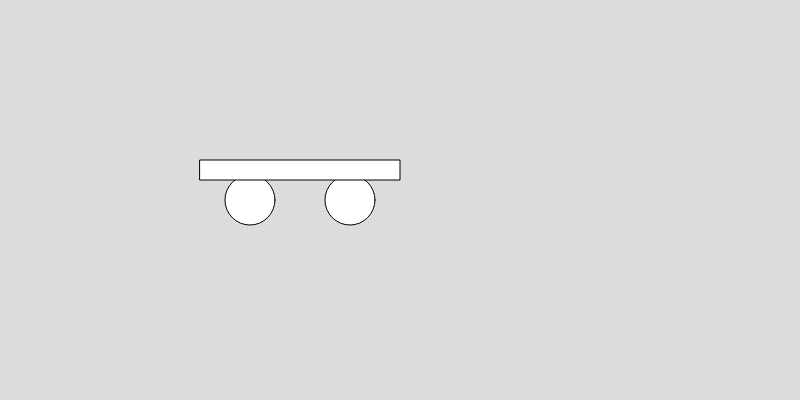
Frame 1 (no input)
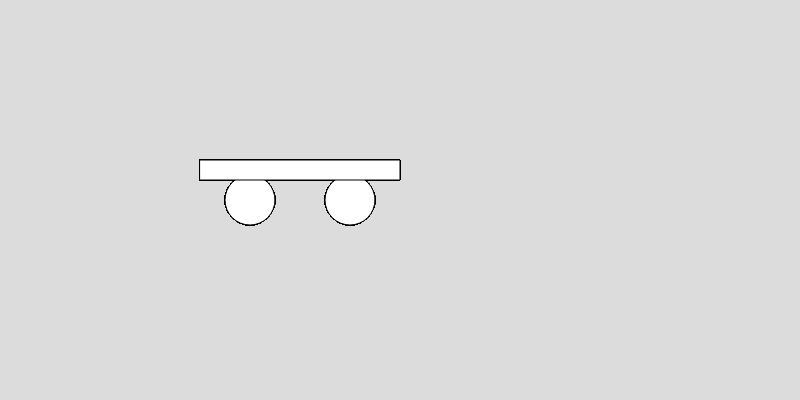
Frame 60 (no input)
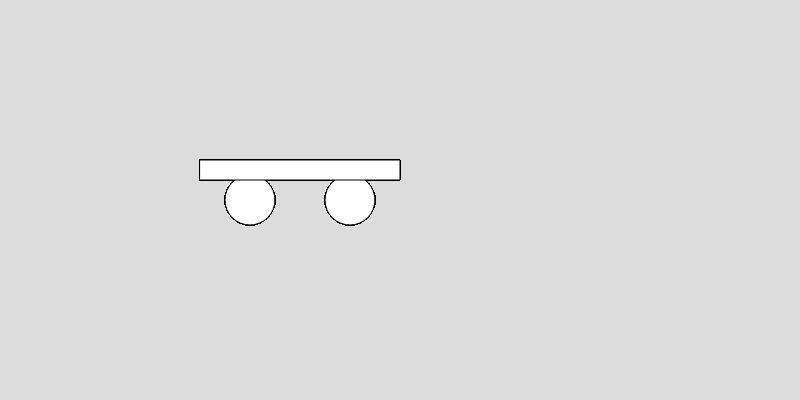
Frame 120 (the mouse pressed at the canvas centre since frame 60)

The p5.js sketch that drew these frames (run headless with seeded random() and noise() and a simulated clock; from frame 60 on, the mouse is pressed at the canvas centre):

// p5.js sketch
// ── sketch.js
function setup() {
    createCanvas(800,400);
    background(220);
}

function draw() {
    var offset = 150;

    ellipse(100 + offset,200,50,50);
    ellipse(200 + offset,200,50,50);
    rect(50 + offset,160,200,20);
}
// ── sketch2.js
//goblal var
var canvasWidth = 1000;
var canvasHeight = 500;

function setup() {
    createCanvas(canvasWidth,canvasHeight);
    rectMode(CENTER);
}

var count = 0;

function draw() {
    background(1,186,240);
    
    //width and height var are from p5.js library
    //declaration of variables
    var x = width/2;
    var y = height/2;
    var size = count + 200;

    //circle
    fill(237,34,93);
    noStroke();
    ellipse(x,y,size,size);

    //rectangle
    fill(255);
    rect(x,y,size*0.75,size*0.15);

    count = count + 1;
}
// ── sketch3.js
var count = 0;

function setup() {
    createCanvas(1000,1000);
}

function draw() {
    rect(count,0,50,50);
    rect(count,50,50,50);
    rect(count,100,50,50);
    rect(count,150,50,50);
    rect(count,200,50,50);

    count = count + 1;
}
